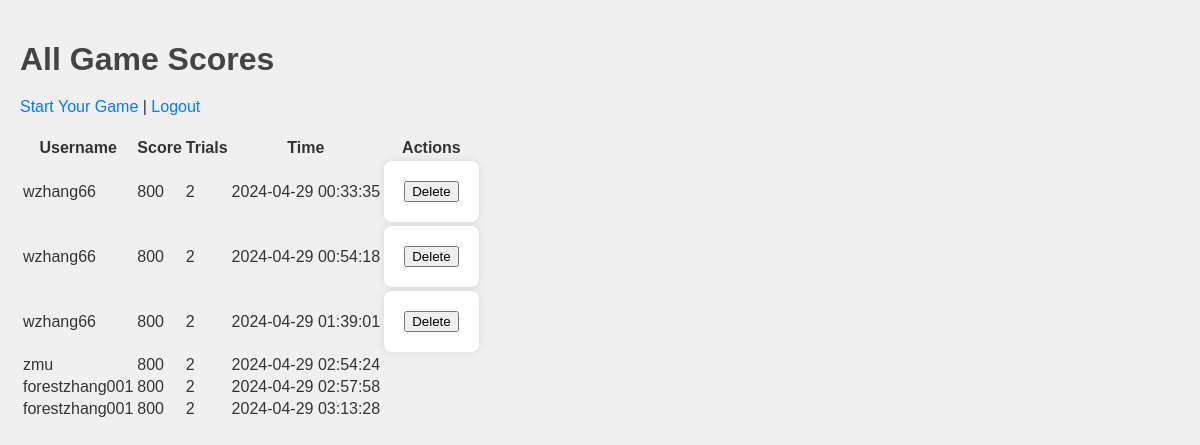
Screenshot of /scores (signed in) with the database file from the repository.
### models.py (models this page shows)
class GameScore(db.Model):
    id = db.Column(db.Integer, primary_key=True)
    user_id = db.Column(db.Integer, db.ForeignKey('user.id'), nullable=False)
    score = db.Column(db.Integer, nullable=False)
    trials = db.Column(db.Integer, nullable=False)
    timestamp = db.Column(db.DateTime, default=datetime.utcnow)

class User(db.Model):
    id = db.Column(db.Integer, primary_key=True)
    username = db.Column(db.String(80), unique=True, nullable=False)
    email = db.Column(db.String(120), nullable=False)
    password = db.Column(db.String(80), nullable=False)
    scores = db.relationship('GameScore', backref='user', lazy=True)

### views.py (the view)
    @app.route('/scores')
    def scores():
        if 'user_id' not in session:
            return redirect(url_for('login'))
        all_scores = GameScore.query.all()
        return render_template('scores.html', scores=all_scores)

### templates/scores.html (shortened to what this page needs)
<!DOCTYPE html>
<html lang="en">
<head>
    <link rel="stylesheet" href="{{ url_for('static', filename='css/style.css') }}">
</head>
<body>
    <h1>All Game Scores</h1>
    <div style="margin-bottom: 20px;">
        <a href="{{ url_for('game') }}">Start Your Game</a> |
        <a href="{{ url_for('logout') }}">Logout</a>
    </div>
    <table>
        <thead>
            <tr>
                <th>Username</th>
                <th>Score</th>
                <th>Trials</th>
                <th>Time</th>
                <th>Actions</th>
            </tr>
        </thead>
        <tbody>
            {% for score in scores %}
            <tr>
                <td>{{ score.user.username }}</td>
                <td>{{ score.score }}</td>
                <td>{{ score.trials }}</td>
                <td>{{ score.timestamp.strftime('%Y-%m-%d %H:%M:%S') }}</td>
                <td>
                    {% if score.user_id == session['user_id'] %}
                    <form method="POST" action="{{ url_for('delete_score', score_id=score.id) }}">
                        <button type="submit">Delete</button>
                    </form>
                    {% endif %}
                </td>
            </tr>
            {% endfor %}
        </tbody>
    </table>
</body>
</html>

### static/css/style.css (style rules this page uses)
body { font-family: Arial, sans-serif; background-color: #f0f0f0; color: #333; margin: 0; padding: 20px; }
a { color: #007bff; text-decoration: none; }
h1 { color: #444; margin-bottom: 20px; }
form { background-color: #fff; padding: 20px; border-radius: 8px; box-shadow: 0 0 10px rgba(0, 0, 0, 0.1); }

### rows the page displays
GameScore: user.username "wzhang66", score "800", trials "2", timestamp "2024-04-29 00:33:35"
GameScore: user.username "wzhang66", score "800", trials "2", timestamp "2024-04-29 00:54:18"
GameScore: user.username "wzhang66", score "800", trials "2", timestamp "2024-04-29 01:39:01"
GameScore: user.username "zmu", score "800", trials "2", timestamp "2024-04-29 02:54:24"
GameScore: user.username "forestzhang001", score "800", trials "2", timestamp "2024-04-29 02:57:58"
GameScore: user.username "forestzhang001", score "800", trials "2", timestamp "2024-04-29 03:13:28"
